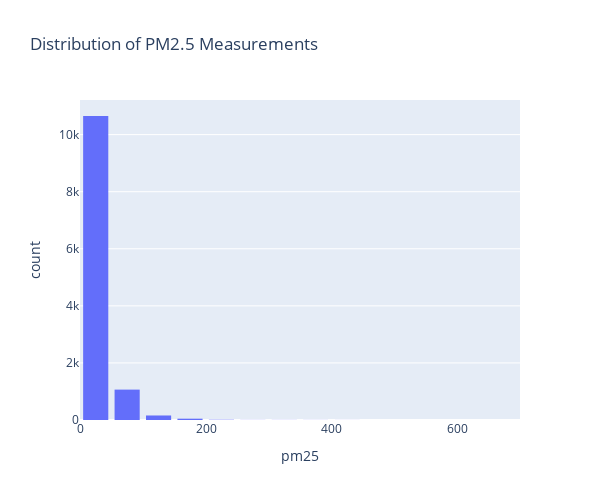

Source (notebook cell):
### Markdown cell above
### PM2.5 Distributions

### Code cell
fig = px.histogram(cities_df, x='pm25', nbins=30, title='Distribution of PM2.5 Measurements', width=600,height=500)
fig.update_layout(bargap=0.2)
fig.show()

### Figure 1 — Plotly figure (JSON) as saved in the notebook; plotly's stock layout.template omitted (floating-point values rounded to 4 significant figures; data arrays with more than 128 entries replaced by an {"elided": "..."} marker saying what was removed)
{"data": [{"alignmentgroup": "True", "bingroup": "x", "hovertemplate": "pm25=%{x}<br>count=%{y}<extra></extra>", "legendgroup": "", "marker": {"color": "#636efa", "pattern": {"shape": ""}}, "name": "", "nbinsx": 30, "offsetgroup": "", "orientation": "v", "showlegend": false, "type": "histogram", "x": {"elided": "11947 int values"}, "xaxis": "x", "yaxis": "y"}], "layout": {"bargap": 0.2, "barmode": "relative", "height": 500, "legend": {"tracegroupgap": 0}, "title": {"text": "Distribution of PM2.5 Measurements"}, "width": 600, "xaxis": {"anchor": "y", "autorange": true, "domain": [0, 1], "range": [-0.5, 699.5], "title": {"text": "pm25"}, "type": "linear"}, "yaxis": {"anchor": "x", "autorange": true, "domain": [0, 1], "range": [0, 11210.0], "title": {"text": "count"}}}}
